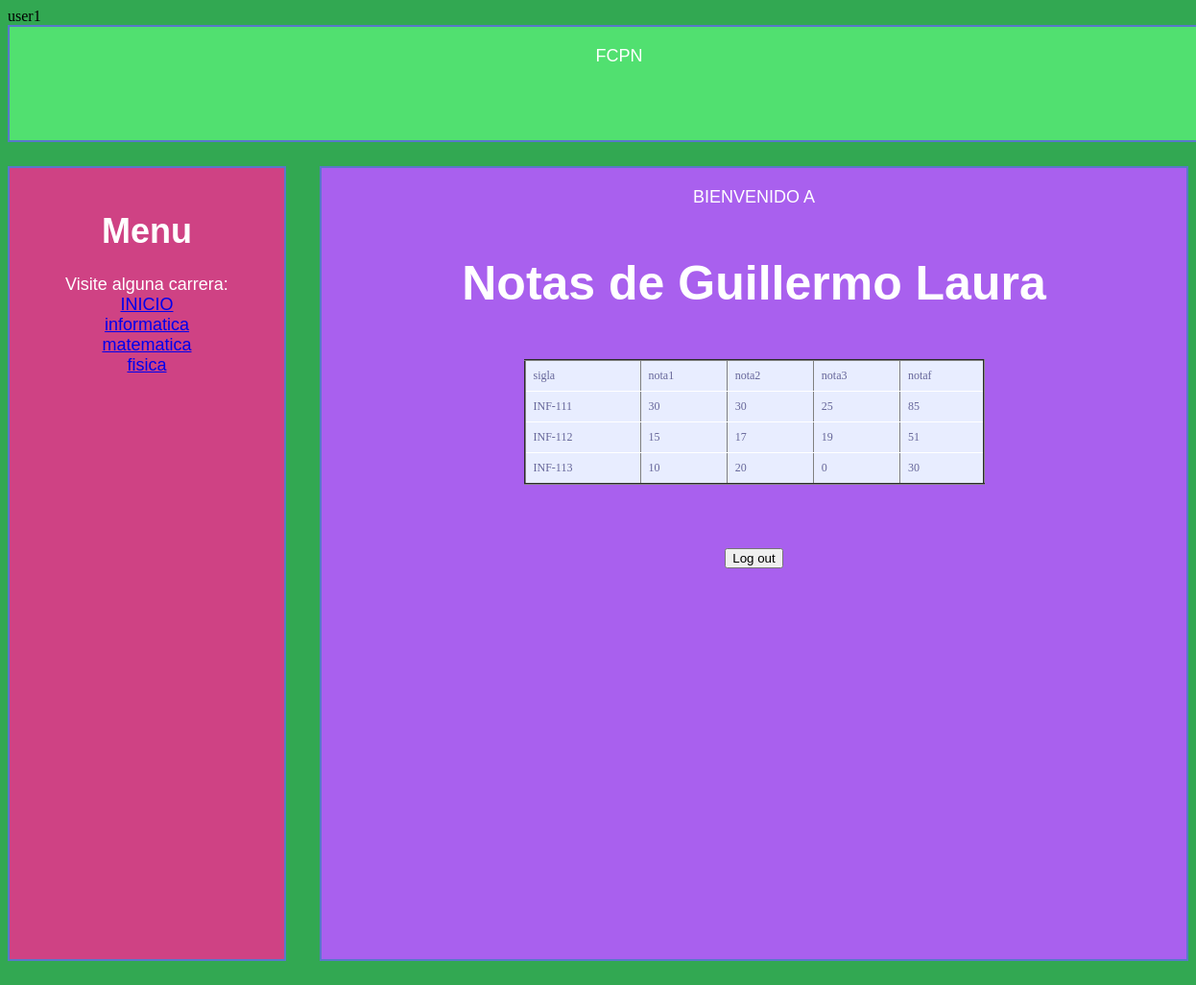
Screenshot of /Ejercicio3/notas.php (signed in) with the database file from the repository.
### tables this page shows
CREATE TABLE `persona` (
  `ci` int(11) NOT NULL,
  `nombrecompleto` varchar(50) DEFAULT NULL,
  `fechanac` date DEFAULT NULL,
  `departamento` varchar(2) DEFAULT NULL
);

CREATE TABLE `nota` (
  `ci` int(11) DEFAULT NULL,
  `sigla` varchar(15) DEFAULT NULL,
  `nota1` int(11) DEFAULT NULL,
  `nota2` int(11) DEFAULT NULL,
  `nota3` int(11) DEFAULT NULL,
  `notaF` int(11) DEFAULT NULL
);

### Ejercicio3/notas.php (the view, shortened to what this page needs)
<?php
	include 'cabecera.php';
	if(isset($_SESSION["ci"])){
		$ci = $_SESSION["ci"];
		$sql = "Select nombrecompleto from persona where ci = '".$ci."'";
		$res = mysqli_query($con,$sql);
		$ans = mysqli_fetch_row($res);
		$nombre = $ans[0];
	}
	else{
		session_destroy();
		header("Location: http://localhost/Ejercicio3/");
	}
?>
<div >
	<p style="font-weight: bold; font-size: 50px;"> Notas de <?php echo $nombre?></p>
	<?php
	include "conexion.php";
	$ci=$_SESSION["ci"];
	$sql = "Select n.sigla, n.nota1,n.nota2,n.nota3,n.notaf from nota n where n.ci = '".$ci."'";
	$resultado = mysqli_query($con, $sql);
	?>
	<center>
		<table border="2" style="font-family: Lucida Sans Unicode;,ucida Grande, Sans-Serif;
			font-size: 12px;    margin: 45px;     width: 480px; text-align: left;    border-collapse: collapse;">
		<tr style="background: #d0dafd;">
			<td>sigla</td>
			<td>nota1</td>
			<td>nota2</td>
			<td>nota3</td>
			<td>notaf</td>
		</tr>
		<?php
		while ($fila = mysqli_fetch_array($resultado))
		{
		echo "<tr style=background:white;>";
		echo "<td>".$fila['sigla']."</td>";
		echo "<td>".$fila['nota1']."</td>";
		echo "<td>".$fila['nota2']."</td>";
		echo "<td>".$fila['nota3']."</td>";
		echo "<td>".$fila['notaf']."</td>";
		echo "</tr>";
		}
		?>
		</table>
	</center>
		<br>
		<div >
			<form acttion = "localhost/Ejercicio3" method="POST">
				<input type="submit" name="logout" value="Log out">
			</form>
		</div>
</div>

### Ejercicio3/cabecera.php (shortened to what this page needs)
<?php
include 'conexion.php';
	if(isset($_SESSION["ci"])){
		$ci = $_SESSION["ci"];
		$sql = "Select c.color , u.usuario, p.nombrecompleto from usuario u, persona p, colores c where u.ci = '".$ci."' and u.ci=p.ci and u.ci=c.ci";
		$res = mysqli_query($con,$sql);
		$ans = mysqli_fetch_row($res);
		$color = $ans[0];
	}
	else{
        $color = "white";
		echo "INCIA SESSION";
        echo "<a href='/Ejercicio3'> AQUI</a>";
	}
?>
<!DOCTYPE html>
<html>
<head>
	<link rel="stylesheet" type="text/css" href="/Ejercicio3/hojadeestilos.css">
</head>
<body <?php echo "style='background-color:$color';font-family: Arial, Helvetica, sans-serif; color: #ffffff;";?> >
	<div style="font-family: Century Gothic,CenturyGothic,AppleGothic,sans-serif;
                color: #ffffff;
                font-size: 18px;
                font-weight: 400;
                text-align: center;
                background: #51e070;
                margin: 0 0 25px;
                overflow: hidden;
                padding: 20px;
                border: 2px solid #5878ca;
                height: 10%;
                width: 100%;
                float: left;">
        FCPN
    </div>
    <div style="font-family: Century Gothic,CenturyGothic,AppleGothic,sans-serif;
            color: #ffffff;
            font-size: 18px;
            font-weight: 400;
            text-align: center;
            background: #cf4284;
            margin: 0 0 25px;
            overflow: hidden;
            padding: 20px;
            border: 2px solid #5878ca;
            height: 100%;
            width:20%;
            float: left;
            ">
			<h1>
			Menu
			</h1>
			Visite alguna carrera:<br>
            <a href='/Ejercicio3'>INICIO</a><br>
			<a href='/Ejercicio3/informatica/'>informatica</a><br>
			<a href='/Ejercicio3/matematica'>matematica</a><br>
			<a href='/Ejercicio3/fisica/'>fisica</a><br>
	</div>
    <div style="font-family: Century Gothic,CenturyGothic,AppleGothic,sans-serif;
            color: #ffffff;
            font-size: 18px;
            font-weight: 400;
            text-align: center;
            background: #a960ee;
            margin: 0 0 25px;
            overflow: hidden;
            padding: 20px;
            border: 2px solid #5878ca;
            height: 100%;
            width: 70%;
            float: right;">
            BIENVENIDO A

### Ejercicio3/hojadeestilos.css (style rules this page uses)
table { font-family: "Lucida Sans Unicode", "Lucida Grande", Sans-Serif; font-size: 12px; margin: 45px; width: 480px; text-align: left; border-collapse: collapse; }
td { padding: 8px; background: #e8edff; border-bottom: 1px solid #fff; color: #669; border-top: 1px solid transparent; }

### rows the page displays
persona: nombrecompleto "Guillermo Laura"
nota: sigla "INF-111", nota1 "30", nota2 "30", nota3 "25", notaF "85"
nota: sigla "INF-112", nota1 "15", nota2 "17", nota3 "19", notaF "51"
nota: sigla "INF-113", nota1 "10", nota2 "20", nota3 "0", notaF "30"
